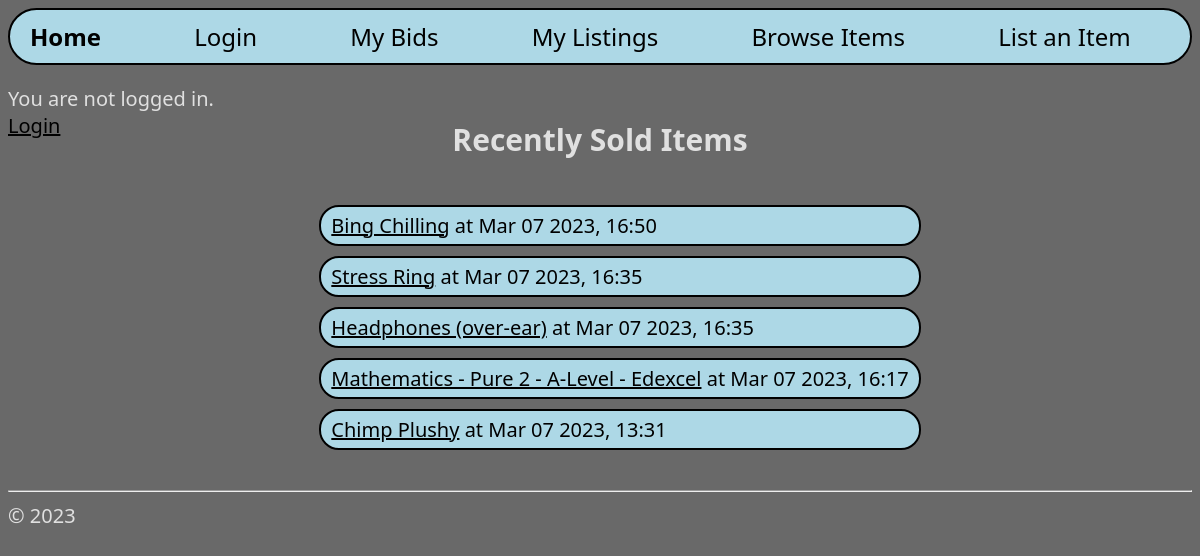
The app's page /, older data.
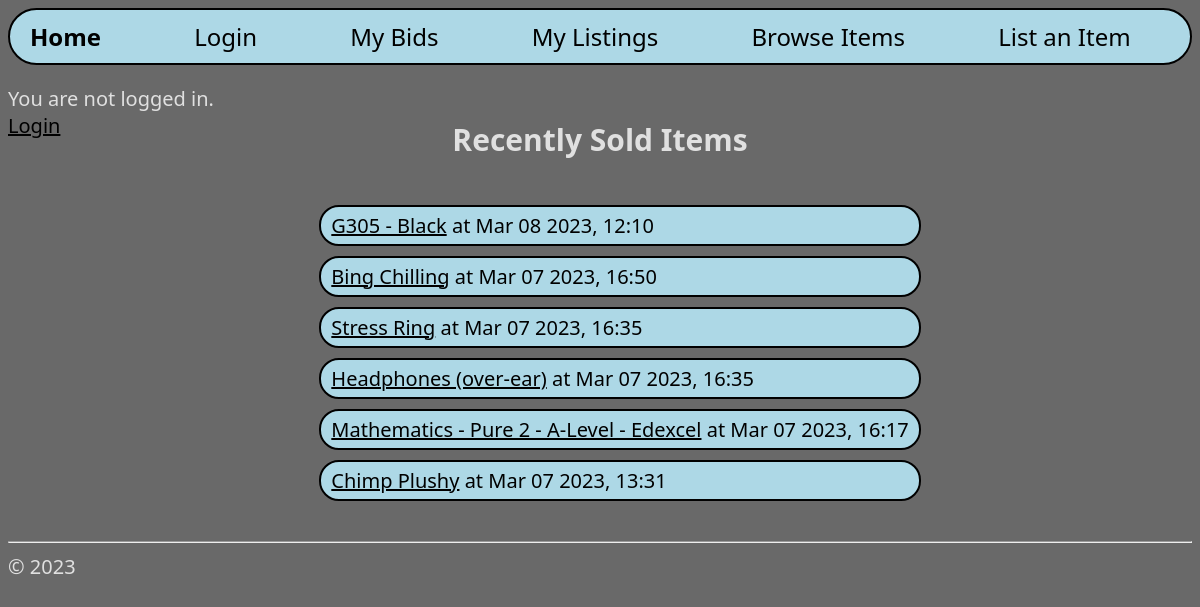
The same page, newer data.
### hello/models.py (models this page shows, shortened)
class EndedItems(models.Model):
    name = models.CharField(max_length=50)
    salePrice = models.DecimalField(decimal_places=2, max_digits=10)
    postageCost = models.DecimalField(decimal_places=2, max_digits=10)
    bidIncrement = models.DecimalField(decimal_places=2, max_digits=10)
    conditionChoices = [
        ("new", "New"),
        ("excellent", "Excellent"),
        ("good", "Good"),
        ("used", "Used"),
        ("refurbished", "Refurbished"),
        ("partsOnly", "Parts Only"),
    ]
    condition = models.CharField(max_length=20, choices=conditionChoices)
    endDateTime = models.DateTimeField("Date/Time Logged")
    acceptReturns = models.BooleanField()
    description = models.TextField(max_length=1000)
    numBids = models.IntegerField()
    bidders = models.CharField(max_length=999999999, default='[]')
    sold = models.BooleanField()
    buyerId = models.IntegerField(blank=True, null=True)
    sellerId = models.IntegerField()
    destinationAddress = models.CharField(max_length=40, blank=True, null=True)
    def getBidders(self):
        return json.loads(self.bidders)
    def setBidders(self, value):
        self.bidders = json.dumps(value)
    biddersProperty = property(getBidders, setBidders)

### hello/views.py (the view)
class HomeListView(ListView):
    model = EndedItems
    def get_context_data(self, **kwargs):
        context = super(HomeListView, self).get_context_data(**kwargs)
        context["username"]  = getUsernameBalance(self.request)[0]
        context["balance"] = str(getUsernameBalance(self.request)[1])
        return context

### hello/views.py (called while the page is built)
def getUsernameBalance(request):
    username = None
    balance = None
    if request.user.is_authenticated:
        username = request.user.username
        pK = request.user.pk
        balance = Accounts.objects.get(user__pk=pK).balance
    return (username, balance)

### hello/templates/hello/home.html (shortened to what this page needs)
{% extends "hello/layout.html" %}
{% block loggedInAs %}
    {% if username %}
    <p style="color: rgb(224, 224, 224)">
        Logged in as {{ username }}.
        <br>
        Balance: £{{balance}}
        <br>
        <a href="{% url 'logout' %}">Logout</a>
    </p>
    {% else %}
    <p style="color: rgb(224, 224, 224)">
        You are not logged in.
        <br>
        <a href="{% url 'login' %}">Login</a>
    </p>
    {% endif %}
{% endblock %}
{% block subheader %}
<h2 style="margin-top: -40px;">Recently Sold Items</h2>
{% endblock %}
{% block content %}
<ul class="itemList">
    {% for item in itemList %}
        <li class="borderli">
            <a href="{% url 'endedItemDetail' pk=item.pk %}">{{item.name}}</a> at {{ item.endDateTime|date:"M d Y, H:i" }}
        </li>
    {% empty %}
        <p style="color: rgb(224, 224, 224)">No items found.</p>
    {% endfor %}
</ul>
{% endblock %}

Row changes from the older to the newer data that the page shows:
added EndedItems: name "G305 - Black", endDateTime "Mar 08 2023, 12:10"
